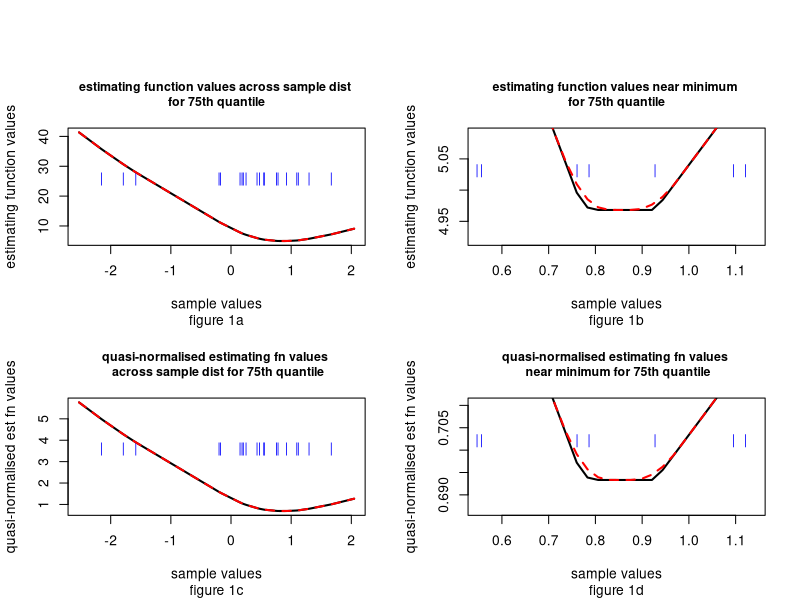
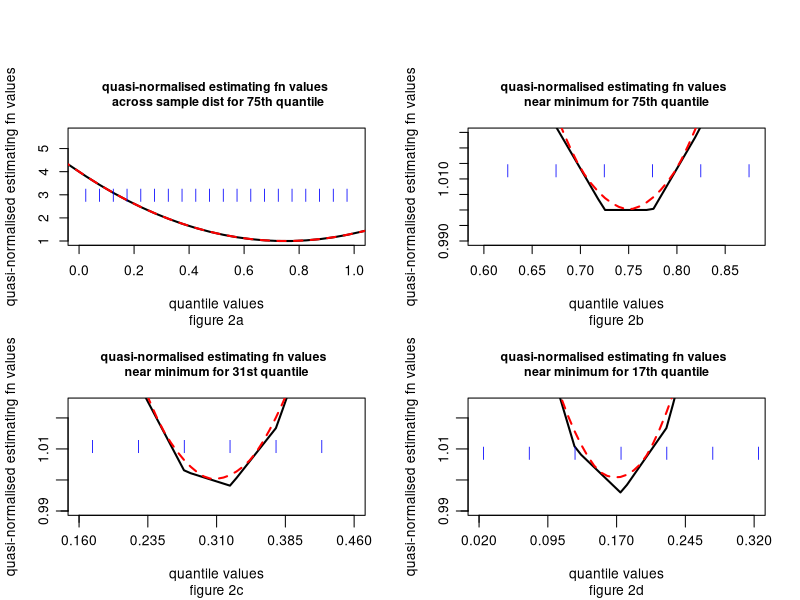
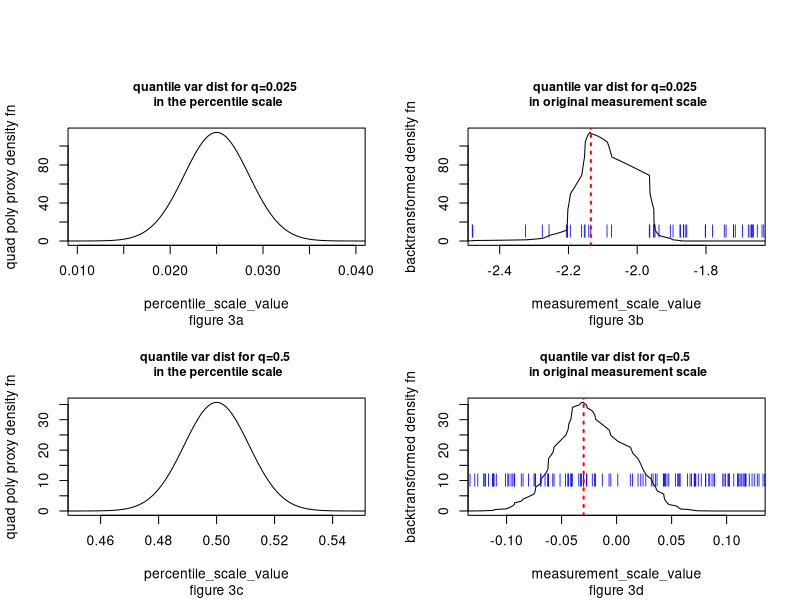

Reproduce these figures in R, in order.
## ---- chunk 1
setwd("d:/courses/research/quantile_regression")
## ---- chunk 2
setwd("d:/courses/research/quantile_regression")
# define quantile estimating functions

# unnormalised

q_est_fn <- function(theta,x_array,grid_pt) {
  sum(ifelse(x_array >= grid_pt,theta*abs(x_array-grid_pt),(1-theta)*abs(x_array-grid_pt)))
}

# normalised

q_est_fn_norm <- function(theta,x_array,grid_pt) {
  sum(ifelse(x_array >= grid_pt,abs(x_array-grid_pt)/(1-theta),abs(x_array-grid_pt)/theta))/(n_obs*(abs(max(x_array))+abs(min(x_array)))/2)
}

# select suitable grid search span

grid_pts <- function(x_array) {
  min_x <- min(x_array);
  max_x <- max(x_array);
  ext_lgth <- abs(quantile(x_array,.75)-quantile(x_array,.25))
  seq(min_x-0.5*ext_lgth,max_x+0.5*ext_lgth,length.out=10*length(x_array))
  }

# deriving a specific example

# obtain unweighted sample of continuous distribution

set.seed(5923)
x_sample <- rnorm(20,0,1)#seq(0.025,.975,length.out=20)#
n_obs <- length(x_sample)

search_grid <- grid_pts(x_sample)

# set quantile point of interest

q_pt <- 0.75

# setting fine mesh for moving average smoothing estimates

span_obs <- quantile(x_sample,.75)-quantile(x_sample,.25)
pts_local <- seq(-50,50,100/n_obs)*.05*span_obs/40
mov_avgwgt <- c(0.5/n_obs,rep(1/n_obs,n_obs-1),0.5/n_obs) 

# obtain search grid results

# regular function

q_est_fn_results <- 0
q_est_fn_smthresults <- 0
sub_results <- 0

for (i in 1:length(search_grid)) {
  q_est_fn_results[i] <- q_est_fn(q_pt,x_sample,search_grid[i])
  for (j in 1:length(pts_local)) {
    sub_results[j] <- q_est_fn(q_pt,x_sample,search_grid[i]+pts_local[j]);
    }
q_est_fn_smthresults[i] <- sum(mov_avgwgt*sub_results)
  }
  
par(mfrow=c(2,2))
par(fig=c(0,0.5,0.45,0.9))

plot(y=q_est_fn_results,x=search_grid,type="l",lwd=2,xlab="sample values",ylab="estimating function values",main=paste("estimating function values across sample dist","\nfor 75th quantile"),sub="figure 1a",cex.main=0.9)
points(y=rep(quantile(q_est_fn_results,.75),length(x_sample)),x=x_sample,col="blue",pch="|")
lines(y=q_est_fn_smthresults,x=search_grid,col="red",lwd=2,lty=2)

par(fig=c(0.5,1,0.45,0.9), new=TRUE)

plot(y=q_est_fn_results,x=search_grid,type="l",lwd=2,ylim=c(0.99*min(q_est_fn_results),1.025*min(q_est_fn_results)),xlim=c(quantile(x_sample,q_pt-.15),quantile(x_sample,q_pt+.15)),xlab="sample values",ylab="estimating function values",main=paste("estimating function values near minimum","\nfor 75th quantile"),sub="figure 1b",cex.main=0.9)
points(y=rep(1.0125*min(q_est_fn_results),length(x_sample)),x=x_sample,col="blue",pch="|")
lines(y=q_est_fn_smthresults,x=search_grid,col="red",lwd=2,lty=2)



q_est_fn_normsmthresults <- 0
q_est_fn_normresults <- 0
for (i in 1:length(search_grid)) {
  q_est_fn_normresults[i] <- q_est_fn_norm(q_pt,x_sample,search_grid[i])
  for (j in 1:length(pts_local)) {
    sub_results[j] <- q_est_fn_norm(q_pt,x_sample,search_grid[i]+pts_local[j])
#    print(paste(i,j,sub_results[j]))
    }
q_est_fn_normsmthresults[i] <- sum(mov_avgwgt*sub_results)
  }

par(fig=c(0,0.5,0,0.45), new=TRUE)

plot(y=q_est_fn_normresults,x=search_grid,type="l",lwd=2,xlab="sample values",ylab="quasi-normalised est fn values",main=paste("quasi-normalised estimating fn values","\n across sample dist for 75th quantile"),sub="figure 1c",cex.main=0.9)
points(y=rep(quantile(q_est_fn_normresults,.75),length(x_sample)),x=x_sample,col="blue",pch="|")
lines(y=q_est_fn_normsmthresults,x=search_grid,col="red",lty=2,lwd=2)

par(fig=c(0.5,1,0,0.45), new=TRUE)

plot(y=q_est_fn_normresults,x=search_grid,type="l",lwd=2,ylim=c(0.99*min(q_est_fn_normresults),1.025*min(q_est_fn_normresults)),xlim=c(quantile(x_sample,q_pt-.15),quantile(x_sample,q_pt+.15)),xlab="sample values",ylab="quasi-normalised est fn values",main=paste("quasi-normalised estimating fn values","\n near minimum for 75th quantile"),sub="figure 1d",cex.main=0.9)
points(y=rep(1.0125*min(q_est_fn_normresults),length(x_sample)),x=x_sample,col="blue",pch="|")
lines(y=q_est_fn_normsmthresults,x=search_grid,col="red",lwd=2,lty=2)



## ---- chunk 3
setwd("d:/courses/research/quantile_regression")

# deriving a specific example

# define percentile scale unweighted sample of continuous distribution

set.seed(5923)
x_sample <- seq(0.025,0.975,length.out=20)
n_obs <- length(x_sample)

search_grid <- grid_pts(x_sample)

# set quantile point of interest

q_pt <- 0.75

# setting fine mesh for moving average smoothing estimates

span_obs <- quantile(x_sample,.75)-quantile(x_sample,.25)
pts_local <- seq(-50,50,100/n_obs)*.05*span_obs/40
mov_avgwgt <- c(0.5/n_obs,rep(1/n_obs,n_obs-1),0.5/n_obs) 

# obtain search grid results

q_est_fn_normsmthresults <- 0
q_est_fn_normresults <- 0
for (i in 1:length(search_grid)) {
  q_est_fn_normresults[i] <- q_est_fn_norm(q_pt,x_sample,search_grid[i])
  for (j in 1:length(pts_local)) {
    sub_results[j] <- q_est_fn_norm(q_pt,x_sample,search_grid[i]+pts_local[j])
#    print(paste(i,j,sub_results[j]))
    }
q_est_fn_normsmthresults[i] <- sum(mov_avgwgt*sub_results)
  }

par(mfrow=c(2,2))
par(fig=c(0,0.5,0.45,0.9))

plot(y=q_est_fn_normresults,x=search_grid,type="l",lwd=2,xlim=c(0,1),xlab="quantile values",ylab="quasi-normalised estimating fn values",main=paste("quasi-normalised estimating fn values","\n across sample dist for 75th quantile"),sub="figure 2a",cex.main=0.9)
points(y=rep(quantile(q_est_fn_normresults,.75),length(x_sample)),x=x_sample,col="blue",pch="|")
lines(y=q_est_fn_normsmthresults,x=search_grid,col="red",lty=2,lwd=2)

par(fig=c(0.5,1,0.45,0.9), new=TRUE)

plot(y=q_est_fn_normresults,x=search_grid,type="l",lwd=2,ylim=c(0.99*min(q_est_fn_normresults),1.025*min(q_est_fn_normresults)),xlim=c(quantile(x_sample,q_pt-.15),quantile(x_sample,q_pt+.15)),xlab="quantile values",ylab="quasi-normalised estimating fn values",main=paste("quasi-normalised estimating fn values ","\nnear minimum for 75th quantile"),sub="figure 2b",cex.main=0.9)
points(y=rep(1.0125*min(q_est_fn_normresults),length(x_sample)),x=x_sample,col="blue",pch="|")
lines(y=q_est_fn_normsmthresults,x=search_grid,col="red",lwd=2,lty=2)

# create general function for quasi-normalised function

# obtain search grid results

q_norm <- function(q_pt,x_sample,search_grid,pts_local,mov_avgwgt) {
  q_est_fn_normsmthresults <- 0
q_est_fn_normresults <- 0
for (i in 1:length(search_grid)) {
  q_est_fn_normresults[i] <- q_est_fn_norm(q_pt,x_sample,search_grid[i])
  for (j in 1:length(pts_local)) {
    sub_results[j] <- q_est_fn_norm(q_pt,x_sample,search_grid[i]+pts_local[j])
#    print(paste(i,j,sub_results[j]))
    }
q_est_fn_normsmthresults[i] <- sum(mov_avgwgt*sub_results)
  }

list(cbind(q_est_fn_normresults,q_est_fn_normsmthresults))
}


par(fig=c(0,.5,0,0.45), new=TRUE)

q_pt <- .31
q_norm_31 <- q_norm(q_pt,x_sample,search_grid,pts_local,mov_avgwgt)

output <- as.data.frame(q_norm_31)

plot(y=output[,1],x=search_grid,type="l",lwd=2,ylim=c(0.99,1.025),xlim=c(q_pt-.15,q_pt+.15),xaxt="n",yaxt="n",sub="figure 2c",xlab="quantile values",ylab="quasi-normalised estimating fn values",main=paste("quasi-normalised estimating fn values ","\nnear minimum for 31st quantile"),cex.main=0.9)
axis(1, at=seq(q_pt-.15,q_pt+.15), label=F, tick=T, tck=-.06)
axis(1, at=seq(q_pt-.15,q_pt+.15,length.out=5), tck=-.1)
axis(2, at=seq(0.99,1.025), label=F, tick=T, tck=-.06)
axis(2, at=seq(0.99,1.02,length.out=4), tck=-.1)

points(y=rep(1.0125*min(output[,1]),length(x_sample)),x=x_sample,col="blue",pch="|")
lines(y=output[,2],x=search_grid,col="red",lwd=2,lty=2)

par(fig=c(0.5,1,0,0.45), new=TRUE)

q_pt <- .17
q_norm_17 <- q_norm(q_pt,x_sample,search_grid,pts_local,mov_avgwgt)

output <- as.data.frame(q_norm_17)
plot(y=output[,1],x=search_grid,type="l",lwd=2,ylim=c(0.99,1.025),xlim=c(q_pt-.15,q_pt+.15),xaxt="n",yaxt="n",sub="figure 2d",xlab="quantile values",ylab="quasi-normalised estimating fn values",main=paste("quasi-normalised estimating fn values ","\nnear minimum for 17th quantile"),cex.main=0.9)
axis(1, at=seq(q_pt-.15,q_pt+.15), label=F, tick=T, tck=-.06)
axis(1, at=seq(q_pt-.15,q_pt+.15,length.out=5), tck=-.1)
axis(2, at=seq(0.99,1.025), label=F, tick=T, tck=-.06)
axis(2, at=seq(0.99,1.02,length.out=4), tck=-.1)

points(y=rep(1.0125*min(output[,1]),length(x_sample)),x=x_sample,col="blue",pch="|")
lines(y=output[,2],x=search_grid,col="red",lwd=2,lty=2)


## ---- chunk 4
setwd("d:/courses/research/quantile_regression")

table_out <- matrix(data=rep(1,44),nrow=11,ncol=4,dimnames=list(c(1:11),c("quantile_pt","sq_coeff","lin_coeff","intercept")))


x_grid <- seq(0,1,length.out=1000)
x_sq <- seq(0,1,length.out=1000)^2
q_pts <- c(.01,.1,.25,1/3,.4,.5,.6,2/3,.75,.9,.99)
for (i in 1:11) {
  

output <- as.data.frame(q_norm(q_pts[i],x_sample,x_grid,pts_local,mov_avgwgt))
#plot(y=output[,2],x=x_grid)
model <- lm(output[,2]~x_grid+x_sq)
out_model <- as.numeric(unlist(model[1]))


table_out[i,] <- c(q_pts[i],out_model[3],out_model[2],out_model[1])

}
table_out



## ---- chunk 5

setwd("d:/courses/research/variance")
library("quantreg")

# small sample size 1000 
set.seed(971)
samp <- rnorm(1000,0,1)
n_samp <- length(samp)

# quantreg estimates of X distribution values for given $\theta$ values

taus = c(.025,.1,.25,.5,.75,.9,.975)

q_var <- sqrt(taus*(1-taus)/n_samp)


grid_int <- seq(0,1,length.out=10000)
n_grid <- length(grid_int)


n_row <- length(taus)

qr_dat <- matrix(c(1:1*n_row),nrow=n_row,ncol=1,
                           dimnames=list(taus,c("beta0")))
qp_lstd <- matrix(c(1:1*n_row),nrow=n_row,ncol=1,
                           dimnames=list(taus,c("lstd")))
qp_ustd <- matrix(c(1:1*n_row),nrow=n_row,ncol=1,
                           dimnames=list(taus,c("ustd")))
backtrans_std <- matrix(c(1:3*n_row),nrow=n_row,ncol=3,
                           dimnames=list(taus,c("lower_std_dist","upper_std_dist","average_std_value")))
qrboot_dat <- matrix(c(1:4*n_row),nrow=n_row,ncol=4,
                           dimnames=list(taus,c("beta0","std_error","t_value","Pr")))

quad_densfn <- matrix(rep(1,length(taus)*n_grid),nrow=n_grid,ncol=length(taus),dimnames=list(c(1:n_grid),c(1:length(taus))))



for (i in 1:length(taus)) {

  model_fit <- rq((samp)~(1),tau=taus[i],method="fn")
  qr_dat[i,] <- c(summary(model_fit)$coefficients[1])
  qrboot_dat[i,] <- c(summary(model_fit,se="boot")$coefficients[1:4])

  qp_lstd[i] <- taus[i]-q_var[i]
  qp_ustd[i] <- taus[i]+q_var[i]
  taustd <- c(qp_lstd[i],qp_ustd[i])
  
  for (j in 1:n_grid) {
  
  quad_densfn[j,i] <- exp(-(grid_int[j]-taus[i])^2/q_var[i]^2)
}

quad_densfn[,i] <- quad_densfn[,i]/sum(quad_densfn[,i])*n_grid

 
  model_fit_lstd <- summary(rq((samp)~(1),tau=qp_lstd[i],method="fn"))$coefficients[1]
  model_fit_ustd <- summary(rq((samp)~(1),tau=qp_ustd[i],method="fn"))$coefficients[1]
  
  backtrans_std[i,] <- c(model_fit_lstd-qr_dat[i],model_fit_ustd-qr_dat[i],(model_fit_ustd-model_fit_lstd)/2)
  




}



par(mfrow=c(2,2))
par(fig=c(0,0.5,0.45,0.9))

plot(y=quad_densfn[,1],x=grid_int,xlim=c(max(0,taus[1]-3*sqrt(taus[1]*(1-taus[1])/n_samp)),min(1,taus[1]+3*sqrt(taus[1]*(1-taus[1])/n_samp))),type="l",xlab="percentile_scale_value",ylab="quad poly proxy density fn",main=paste("quantile var dist for q=0.025","\n in the percentile scale"),sub="figure 3a",cex.main=0.9)

samp_perc <- rep(1,n_samp)/n_samp

samp_perc[1] <- 1/2/n_samp
samp_perc[n_samp] <- 1/2/n_samp

#samp_perc
samp_int <- 0
samp_sort <- sort(samp)
count <- 0
for (j in 1:(n_samp-1)) {
  for (i in 0:9) {
    count <- count+1
  samp_int[count] <- samp_sort[j]+i*(samp_sort[j+1]-samp_sort[j])/10
}
}
#samp_int
#length(samp_int)

#length(grid_int)

par(fig=c(0.5,1,0.45,0.9), new=TRUE)
plot(y=quad_densfn[,1][6:9995],x=samp_int,type="l",xlim=c(-2.46,-1.66),xlab="measurement_scale_value",ylab="backtransformed density fn",main=paste("quantile var dist for q=0.025","\n in original measurement scale"),sub="figure 3b",cex.main=0.9)
points(y=rep(10,n_samp),x=samp,col="blue",pch="|")
abline(v=qr_dat[1],col="red",lwd=2,lty=3)

par(fig=c(0,0.5,0,0.45), new=TRUE)
plot(y=quad_densfn[,4],x=grid_int,xlim=c(max(0,taus[4]-3*sqrt(taus[4]*(1-taus[4])/n_samp)),min(1,taus[4]+3*sqrt(taus[4]*(1-taus[4])/n_samp))),type="l",xlab="percentile_scale_value",ylab="quad poly proxy density fn",main=paste("quantile var dist for q=0.5","\n in the percentile scale"),sub="figure 3c",cex.main=0.9)

par(fig=c(0.5,1,0,0.45), new=TRUE)
plot(y=quad_densfn[,4][6:9995],x=samp_int,type="l",xlim=c(-.125,.125),xlab="measurement_scale_value",ylab="backtransformed density fn",main=paste("quantile var dist for q=0.5","\n in original measurement scale"),sub="figure 3d",cex.main=0.9)
points(y=rep(10,n_samp),x=samp,col="blue",pch="|")
abline(v=qr_dat[4],col="red",lwd=2,lty=3)

print("N(0,1) dist - n=1000")
print("quantile regression fit - rq")
qr_dat
print("quantile regression fit - summary.rq(...,se='boot')")
qrboot_dat
print("quadratic polynomial proxy - backtransformation fit") 
backtrans_std

## ---- chunk 6

setwd("d:/courses/research/variance")
library("quantreg")

# small sample size 1000 
set.seed(731)
samp <- runif(1000,0,1)
n_samp <- length(samp)

# quantreg estimates of X distribution values for given $\theta$ values

taus = c(.025,.1,.25,.5,.75,.9,.975)

q_var <- sqrt(taus*(1-taus)/n_samp)


grid_int <- seq(0,1,length.out=10000)
n_grid <- length(grid_int)


n_row <- length(taus)

qr_dat <- matrix(c(1:1*n_row),nrow=n_row,ncol=1,
                           dimnames=list(taus,c("beta0")))
qp_lstd <- matrix(c(1:1*n_row),nrow=n_row,ncol=1,
                           dimnames=list(taus,c("lstd")))
qp_ustd <- matrix(c(1:1*n_row),nrow=n_row,ncol=1,
                           dimnames=list(taus,c("ustd")))
backtrans_std <- matrix(c(1:3*n_row),nrow=n_row,ncol=3,
                           dimnames=list(taus,c("lower_std_dist","upper_std_dist","average_std_value")))
qrboot_dat <- matrix(c(1:4*n_row),nrow=n_row,ncol=4,
                           dimnames=list(taus,c("beta0","std_error","t_value","Pr")))

quad_densfn <- matrix(rep(1,length(taus)*n_grid),nrow=n_grid,ncol=length(taus),dimnames=list(c(1:n_grid),c(1:length(taus))))



for (i in 1:length(taus)) {

  model_fit <- rq((samp)~(1),tau=taus[i],method="fn")
  qr_dat[i,] <- c(summary(model_fit)$coefficients[1])
  qrboot_dat[i,] <- c(summary(model_fit,se="boot")$coefficients[1:4])

  qp_lstd[i] <- taus[i]-q_var[i]
  qp_ustd[i] <- taus[i]+q_var[i]
  taustd <- c(qp_lstd[i],qp_ustd[i])
  
  for (j in 1:n_grid) {
  
  quad_densfn[j,i] <- exp(-(grid_int[j]-taus[i])^2/q_var[i]^2)
}

quad_densfn[,i] <- quad_densfn[,i]/sum(quad_densfn[,i])*n_grid

 
  model_fit_lstd <- summary(rq((samp)~(1),tau=qp_lstd[i],method="fn"))$coefficients[1]
  model_fit_ustd <- summary(rq((samp)~(1),tau=qp_ustd[i],method="fn"))$coefficients[1]
  
  backtrans_std[i,] <- c(model_fit_lstd-qr_dat[i],model_fit_ustd-qr_dat[i],(model_fit_ustd-model_fit_lstd)/2)
  




}


samp_perc <- rep(1,n_samp)/n_samp

samp_perc[1] <- 1/2/n_samp
samp_perc[n_samp] <- 1/2/n_samp

#samp_perc
samp_int <- 0
samp_sort <- sort(samp)
count <- 0
for (j in 1:(n_samp-1)) {
  for (i in 0:9) {
    count <- count+1
  samp_int[count] <- samp_sort[j]+i*(samp_sort[j+1]-samp_sort[j])/10
}
}
#samp_int
#length(samp_int)

#length(grid_int)


print("unif(0,1) dist - n=1000")
print("quantile regression fit - rq")
qr_dat
print("quantile regression fit - summary.rq(...,se='boot')")
qrboot_dat
print("quadratic polynomial proxy - backtransformation fit") 
backtrans_std

## ---- chunk 7

setwd("d:/courses/research/variance")

# small sample size random between 300-1000
set.seed(6971)
symmstart <- runif(1,0.001,.0033333)
symmskip <- runif(1,0.001,.0033333)
samp <- seq(symmstart,1,symmskip)
library("quantreg")

# small sample size 415 
n_samp <- length(samp)

# quantreg estimates of X distribution values for given $\theta$ values

taus = c(.025,.1,.25,.5,.75,.9,.975)

q_var <- sqrt(taus*(1-taus)/n_samp)


grid_int <- seq(0,1,length.out=9960)
n_grid <- length(grid_int)


n_row <- length(taus)

qr_dat <- matrix(c(1:1*n_row),nrow=n_row,ncol=1,
                           dimnames=list(taus,c("beta0")))
qp_lstd <- matrix(c(1:1*n_row),nrow=n_row,ncol=1,
                           dimnames=list(taus,c("lstd")))
qp_ustd <- matrix(c(1:1*n_row),nrow=n_row,ncol=1,
                           dimnames=list(taus,c("ustd")))
backtrans_std <- matrix(c(1:3*n_row),nrow=n_row,ncol=3,
                           dimnames=list(taus,c("lower_std_dist","upper_std_dist","average_std_value")))
qrboot_dat <- matrix(c(1:4*n_row),nrow=n_row,ncol=4,
                           dimnames=list(taus,c("beta0","std_error","t_value","Pr")))

quad_densfn <- matrix(rep(1,length(taus)*n_grid),nrow=n_grid,ncol=length(taus),dimnames=list(c(1:n_grid),c(1:length(taus))))



for (i in 1:length(taus)) {

  model_fit <- rq((samp)~(1),tau=taus[i],method="fn")
  qr_dat[i,] <- c(summary(model_fit)$coefficients[1])
  qrboot_dat[i,] <- c(summary(model_fit,se="boot")$coefficients[1:4])

  qp_lstd[i] <- taus[i]-q_var[i]
  qp_ustd[i] <- taus[i]+q_var[i]
  taustd <- c(qp_lstd[i],qp_ustd[i])
  
  for (j in 1:n_grid) {
  
  quad_densfn[j,i] <- exp(-(grid_int[j]-taus[i])^2/q_var[i]^2)
}

quad_densfn[,i] <- quad_densfn[,i]/sum(quad_densfn[,i])*n_grid

 
  model_fit_lstd <- summary(rq((samp)~(1),tau=qp_lstd[i],method="fn"))$coefficients[1]
  model_fit_ustd <- summary(rq((samp)~(1),tau=qp_ustd[i],method="fn"))$coefficients[1]
  
  backtrans_std[i,] <- c(model_fit_lstd-qr_dat[i],model_fit_ustd-qr_dat[i],(model_fit_ustd-model_fit_lstd)/2)
  




}

samp_perc <- rep(1,n_samp)/n_samp

samp_perc[1] <- 1/2/n_samp
samp_perc[n_samp] <- 1/2/n_samp

#samp_perc
samp_int <- 0
samp_sort <- sort(samp)
count <- 0
for (j in 1:(n_samp-1)) {
  for (i in 0:23) {
    count <- count+1
  samp_int[count] <- samp_sort[j]+i*(samp_sort[j+1]-samp_sort[j])/(9960/415)
}
}
#samp_int
#length(samp_int)

#length(grid_int)


print("systematic uniform - n=415")
print("quantile regression fit - rq")
qr_dat
print("quantile regression fit - summary.rq(...,se='boot')")
qrboot_dat
print("quadratic polynomial proxy - backtransformation fit") 
backtrans_std

## ---- chunk 8
setwd("d:/courses/research/variance")


# small sample size 1000 
set.seed(6971)
samp <- exp(rnorm(1000,0.1,1))
library("quantreg")

n_samp <- length(samp)

# quantreg estimates of X distribution values for given $\theta$ values

taus = c(.025,.1,.25,.5,.75,.9,.975)

q_var <- sqrt(taus*(1-taus)/n_samp)


grid_int <- seq(0,1,length.out=10000)
n_grid <- length(grid_int)


n_row <- length(taus)

qr_dat <- matrix(c(1:1*n_row),nrow=n_row,ncol=1,
                           dimnames=list(taus,c("beta0")))
qp_lstd <- matrix(c(1:1*n_row),nrow=n_row,ncol=1,
                           dimnames=list(taus,c("lstd")))
qp_ustd <- matrix(c(1:1*n_row),nrow=n_row,ncol=1,
                           dimnames=list(taus,c("ustd")))
backtrans_std <- matrix(c(1:3*n_row),nrow=n_row,ncol=3,
                           dimnames=list(taus,c("lower_std_dist","upper_std_dist","average_std_value")))
qrboot_dat <- matrix(c(1:4*n_row),nrow=n_row,ncol=4,
                           dimnames=list(taus,c("beta0","std_error","t_value","Pr")))

quad_densfn <- matrix(rep(1,length(taus)*n_grid),nrow=n_grid,ncol=length(taus),dimnames=list(c(1:n_grid),c(1:length(taus))))



for (i in 1:length(taus)) {

  model_fit <- rq((samp)~(1),tau=taus[i],method="fn")
  qr_dat[i,] <- c(summary(model_fit)$coefficients[1])
  qrboot_dat[i,] <- c(summary(model_fit,se="boot")$coefficients[1:4])

  qp_lstd[i] <- taus[i]-q_var[i]
  qp_ustd[i] <- taus[i]+q_var[i]
  taustd <- c(qp_lstd[i],qp_ustd[i])
  
  for (j in 1:n_grid) {
  
  quad_densfn[j,i] <- exp(-(grid_int[j]-taus[i])^2/q_var[i]^2)
}

quad_densfn[,i] <- quad_densfn[,i]/sum(quad_densfn[,i])*n_grid

 
  model_fit_lstd <- summary(rq((samp)~(1),tau=qp_lstd[i],method="fn"))$coefficients[1]
  model_fit_ustd <- summary(rq((samp)~(1),tau=qp_ustd[i],method="fn"))$coefficients[1]
  
  backtrans_std[i,] <- c(model_fit_lstd-qr_dat[i],model_fit_ustd-qr_dat[i],(model_fit_ustd-model_fit_lstd)/2)
  




}



samp_perc <- rep(1,n_samp)/n_samp

samp_perc[1] <- 1/2/n_samp
samp_perc[n_samp] <- 1/2/n_samp

#samp_perc
samp_int <- 0
samp_sort <- sort(samp)
count <- 0
for (j in 1:(n_samp-1)) {
  for (i in 0:9) {
    count <- count+1
  samp_int[count] <- samp_sort[j]+i*(samp_sort[j+1]-samp_sort[j])/100
}
}
#samp_int
#length(samp_int)

#length(grid_int)


print("log-normal N(0.1,1) dist - n=1000")
print("quantile regression fit - rq")
qr_dat
print("quantile regression fit - summary.rq(...,se='boot')")
qrboot_dat
print("quadratic polynomial proxy - backtransformation fit") 
backtrans_std

## ---- chunk 9
setwd("d:/courses/research/variance")



# small sample size 1000 
set.seed(719)
waitdur1 <- rnorm(90,55,5.5)
waitdur2 <- rnorm(180,80,6)
samp <- c(waitdur1,waitdur2)
library("quantreg")

# small sample size 270 
n_samp <- length(samp)

# quantreg estimates of X distribution values for given $\theta$ values

taus = c(.025,.1,.25,.5,.75,.9,.975)

q_var <- sqrt(taus*(1-taus)/n_samp)


grid_int <- seq(0,1,length.out=10000)
n_grid <- length(grid_int)


n_row <- length(taus)

qr_dat <- matrix(c(1:1*n_row),nrow=n_row,ncol=1,
                           dimnames=list(taus,c("beta0")))
qp_lstd <- matrix(c(1:1*n_row),nrow=n_row,ncol=1,
                           dimnames=list(taus,c("lstd")))
qp_ustd <- matrix(c(1:1*n_row),nrow=n_row,ncol=1,
                           dimnames=list(taus,c("ustd")))
backtrans_std <- matrix(c(1:3*n_row),nrow=n_row,ncol=3,
                           dimnames=list(taus,c("lower_std_dist","upper_std_dist","average_std_value")))
qrboot_dat <- matrix(c(1:4*n_row),nrow=n_row,ncol=4,
                           dimnames=list(taus,c("beta0","std_error","t_value","Pr")))

quad_densfn <- matrix(rep(1,length(taus)*n_grid),nrow=n_grid,ncol=length(taus),dimnames=list(c(1:n_grid),c(1:length(taus))))



for (i in 1:length(taus)) {

  model_fit <- rq((samp)~(1),tau=taus[i],method="fn")
  qr_dat[i,] <- c(summary(model_fit)$coefficients[1])
  qrboot_dat[i,] <- c(summary(model_fit,se="boot")$coefficients[1:4])

  qp_lstd[i] <- taus[i]-q_var[i]
  qp_ustd[i] <- taus[i]+q_var[i]
  taustd <- c(qp_lstd[i],qp_ustd[i])
  
  for (j in 1:n_grid) {
  
  quad_densfn[j,i] <- exp(-(grid_int[j]-taus[i])^2/q_var[i]^2)
}

quad_densfn[,i] <- quad_densfn[,i]/sum(quad_densfn[,i])*n_grid

 
  model_fit_lstd <- summary(rq((samp)~(1),tau=qp_lstd[i],method="fn"))$coefficients[1]
  model_fit_ustd <- summary(rq((samp)~(1),tau=qp_ustd[i],method="fn"))$coefficients[1]
  
  backtrans_std[i,] <- c(model_fit_lstd-qr_dat[i],model_fit_ustd-qr_dat[i],(model_fit_ustd-model_fit_lstd)/2)
  




}

samp_perc <- rep(1,n_samp)/n_samp

samp_perc[1] <- 1/2/n_samp
samp_perc[n_samp] <- 1/2/n_samp

#samp_perc
samp_int <- 0
samp_sort <- sort(samp)
count <- 0
for (j in 1:(n_samp-1)) {
  for (i in 0:9) {
    count <- count+1
  samp_int[count] <- samp_sort[j]+i*(samp_sort[j+1]-samp_sort[j])/100
}
}
#samp_int
#length(samp_int)

#length(grid_int)


print("bivariate normal $\frac{1}{3}$N(55,5.5)+$\frac{2}{3}$N(80,6) dist - n=270")
print("quantile regression fit - rq")
qr_dat
print("quantile regression fit - summary.rq(...,se='boot')")
qrboot_dat
print("quadratic polynomial proxy - backtransformation fit") 
backtrans_std

